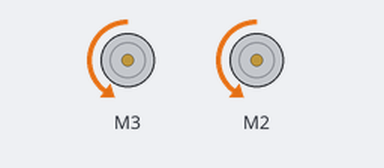
Simulated run of this sketch. Board: Arduino Uno, built with avr-gcc and run on an emulated ATmega328P. Shown: 2 × DC motor (green arrow = forward, orange = backward, longer = faster).

Above: at 0.1 s.
Timing chart, 0 to 1.6 s (numbered marks = the images above):
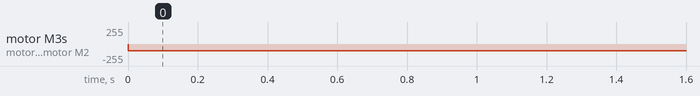

The sketch:

sketch_oct06a.ino
```cpp
#include <AFMotor.h>
AF_DCMotor motor_1(3);///M2 RIGHT
AF_DCMotor motor_2(2);///M3  LEFT
void setup() {
  // put your setup code here, to run once:

}

void loop() {
  // put your main code here, to run repeatedly:
  motor_1.setSpeed(100);
  motor_1.run(BACKWARD);
  motor_2.setSpeed(100);

  motor_2.run(BACKWARD);
}
```

Measured:
- by itself, motor M3, motor M2: stopped → backward 100/255 at 0.00 s
